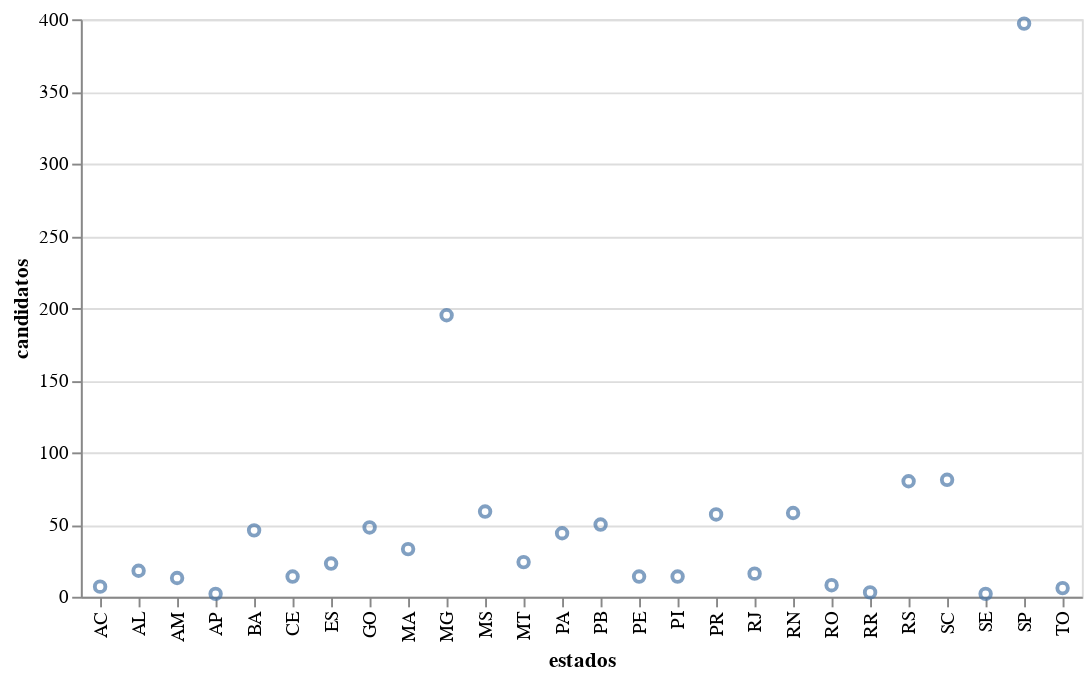

Notebook cell for this chart:
### Code cell
psdb_uf = total.query('sigla_partido == "PSDB"')

alt.Chart(psdb_uf).mark_point().encode(
        alt.X('sigla_uf',
          title = 'estados'),
        alt.Y('cpf_candidato',
          title = 'candidatos'))

### Figure 1 — Vega-Lite specification as saved in the notebook (floating-point values rounded to 4 significant figures)
{"config": {"view": {"continuousWidth": 400, "continuousHeight": 300}}, "data": {"name": "data-1137f1361d524ba2d90e286496d88448"}, "mark": "point", "encoding": {"x": {"type": "nominal", "field": "sigla_uf", "title": "estados"}, "y": {"type": "quantitative", "field": "cpf_candidato", "title": "candidatos"}}, "$schema": "https://vega.github.io/schema/vega-lite/v4.8.1.json", "datasets": {"data-1137f1361d524ba2d90e286496d88448": [{"sigla_partido": "PSDB", "sigla_uf": "AC", "cpf_candidato": 7}, {"sigla_partido": "PSDB", "sigla_uf": "AL", "cpf_candidato": 18}, {"sigla_partido": "PSDB", "sigla_uf": "AM", "cpf_candidato": 13}, {"sigla_partido": "PSDB", "sigla_uf": "AP", "cpf_candidato": 2}, {"sigla_partido": "PSDB", "sigla_uf": "BA", "cpf_candidato": 46}, {"sigla_partido": "PSDB", "sigla_uf": "CE", "cpf_candidato": 14}, {"sigla_partido": "PSDB", "sigla_uf": "ES", "cpf_candidato": 23}, {"sigla_partido": "PSDB", "sigla_uf": "GO", "cpf_candidato": 48}, {"sigla_partido": "PSDB", "sigla_uf": "MA", "cpf_candidato": 33}, {"sigla_partido": "PSDB", "sigla_uf": "MG", "cpf_candidato": 195}, {"sigla_partido": "PSDB", "sigla_uf": "MS", "cpf_candidato": 59}, {"sigla_partido": "PSDB", "sigla_uf": "MT", "cpf_candidato": 24}, {"sigla_partido": "PSDB", "sigla_uf": "PA", "cpf_candidato": 44}, {"sigla_partido": "PSDB", "sigla_uf": "PB", "cpf_candidato": 50}, {"sigla_partido": "PSDB", "sigla_uf": "PE", "cpf_candidato": 14}, {"sigla_partido": "PSDB", "sigla_uf": "PI", "cpf_candidato": 14}, {"sigla_partido": "PSDB", "sigla_uf": "PR", "cpf_candidato": 57}, {"sigla_partido": "PSDB", "sigla_uf": "RJ", "cpf_candidato": 16}, {"sigla_partido": "PSDB", "sigla_uf": "RN", "cpf_candidato": 58}, {"sigla_partido": "PSDB", "sigla_uf": "RO", "cpf_candidato": 8}, {"sigla_partido": "PSDB", "sigla_uf": "RR", "cpf_candidato": 3}, {"sigla_partido": "PSDB", "sigla_uf": "RS", "cpf_candidato": 80}, {"sigla_partido": "PSDB", "sigla_uf": "SC", "cpf_candidato": 81}, {"sigla_partido": "PSDB", "sigla_uf": "SE", "cpf_candidato": 2}, {"sigla_partido": "PSDB", "sigla_uf": "SP", "cpf_candidato": 397}, {"sigla_partido": "PSDB", "sigla_uf": "TO", "cpf_candidato": 6}]}}
